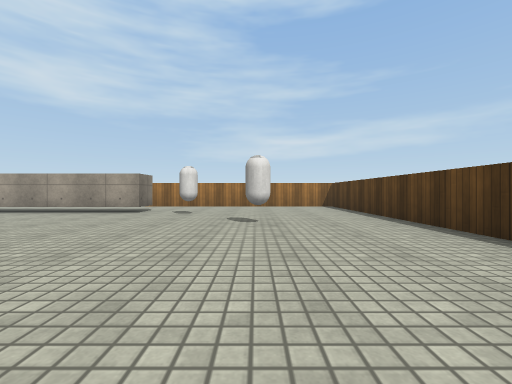
view 1 (above)

16 first-person views from a walk through a Unity game level. The camera is 0.62 m above the floor, looks level and sees 90° across. The floor is counted in squares, 1 m on a side. Each view is taken from the middle of a square. On the plan, view 1 faces up. The plan holds only what a view shows up to about 9 squares ahead; the rest is blank. The player character is not drawn. Surface patterns are stand-ins for the level's own textures.

view 2
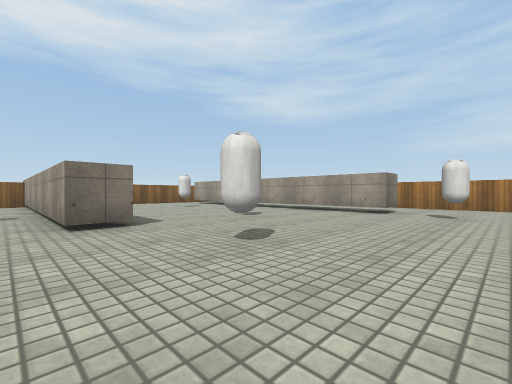

view 3
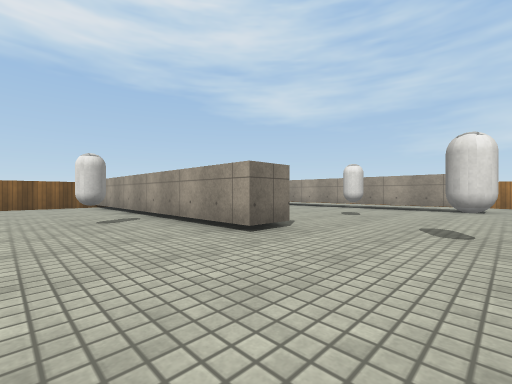

view 4
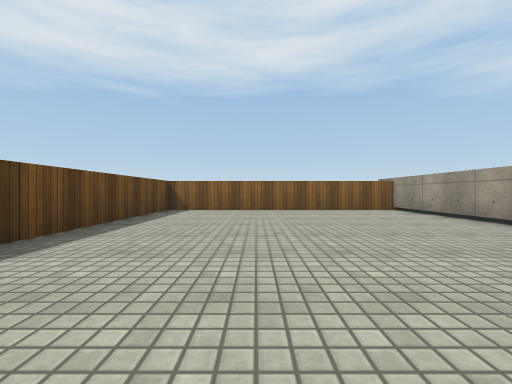

view 5
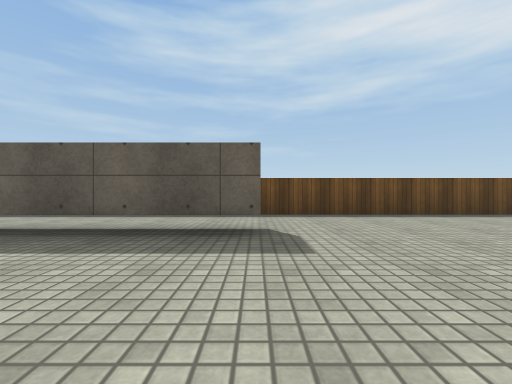

view 6
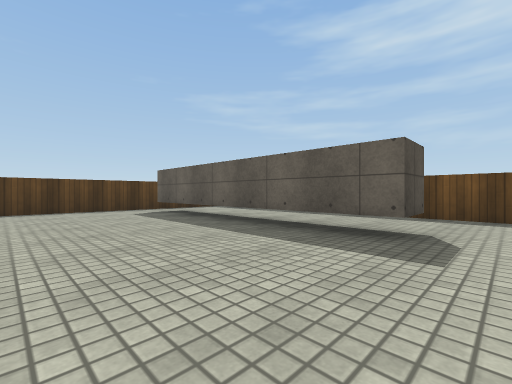

view 7
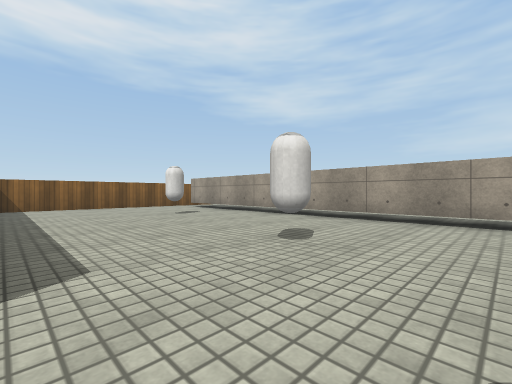

view 8
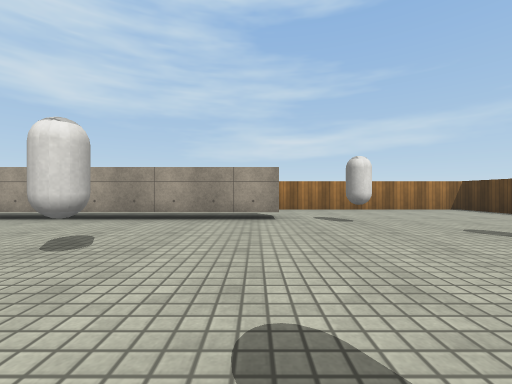

view 9
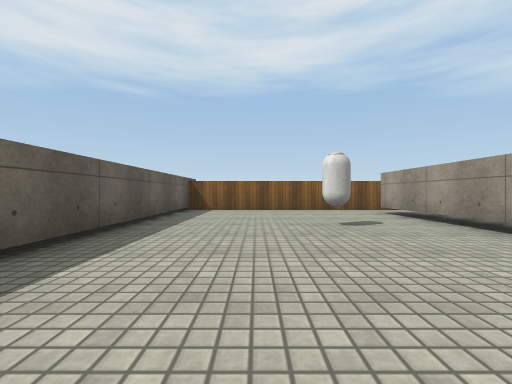

view 10
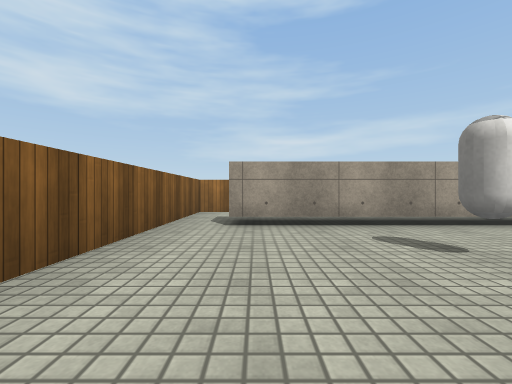

view 11
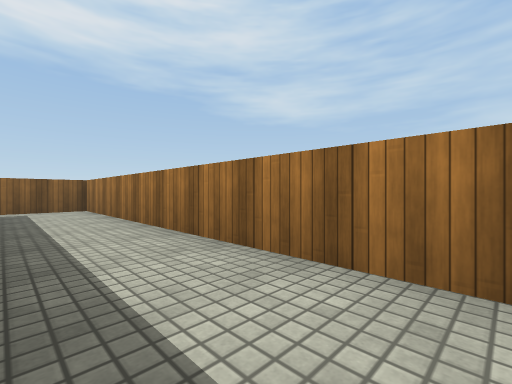

view 12
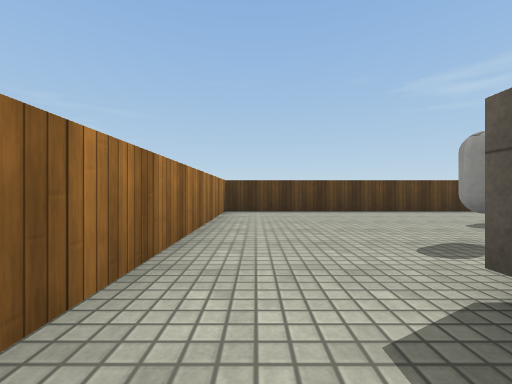

view 13
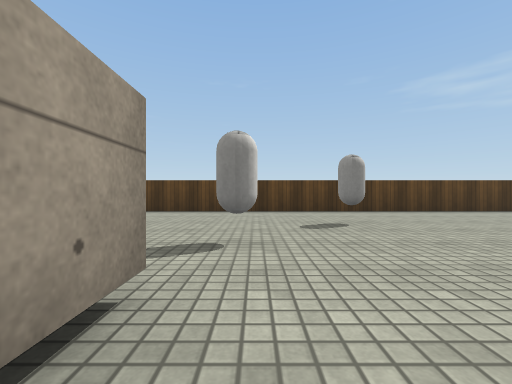

view 14
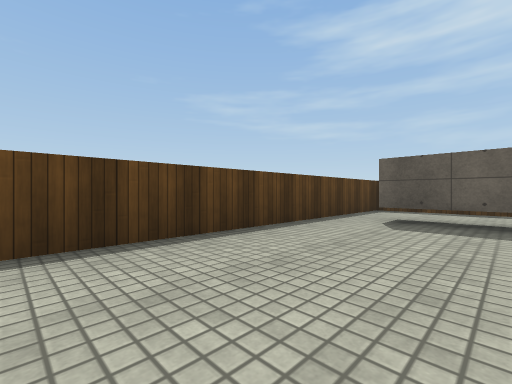

view 15
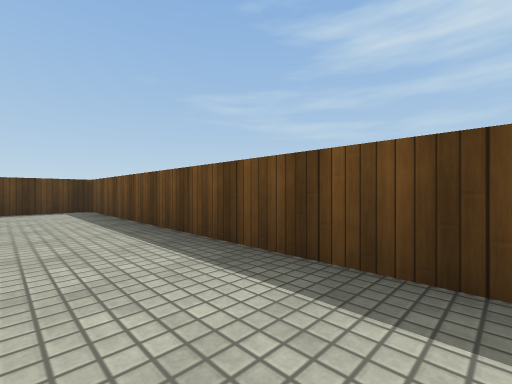

view 16
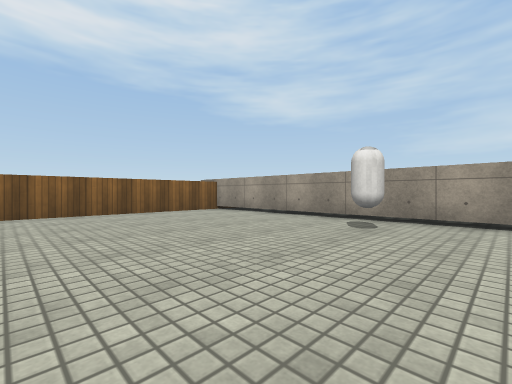

### Floor plan
Key: @ floor where view 1 was taken; # wall or solid block; . floor; T thing the floor can be seen under or through; C capsule.
Columns run from 15 left of view 1 to 4 right of it. Each row starts with its distance up from view 1.
 11 ####################
 10 #..................#
  9 #..................#
  8 #.TTTTTTTTTT.......#
  7 #............C.....#
  6 #..................#
  5 #...C....C.....C...#
  4 #..................#
  3 #..................#
  2 #...........C......#
  1 ##########.........#
  0 #..............@...#
 -1 #.....C............#
 -2 #..................#
 -3 #..................#
 -4 #.........TTTTTTT..#
 -5 #..................#
 -6 #..................#
 -7 ####################

Where each view was taken, in squares from view 1:
view 1: 0 up, 0 right, facing up
view 2: 0 up, 1 left, facing up-left
view 3: 2 down, 3 left, facing up-left
view 4: 4 down, 6 left, facing left
view 5: 0 up, 5 left, facing down
view 6: 0 up, 6 left, facing down-right
view 7: 2 up, 4 left, facing up-left
view 8: 2 up, 4 left, facing up
view 9: 4 up, 6 left, facing left
view 10: 3 up, 13 left, facing up
view 11: 9 up, 5 left, facing up-left
view 12: 10 up, 5 left, facing right
view 13: 7 up, 5 left, facing right
view 14: 2 up, 0 right, facing down-right
view 15: 5 down, 6 left, facing down-right
view 16: 5 down, 7 left, facing up-left
